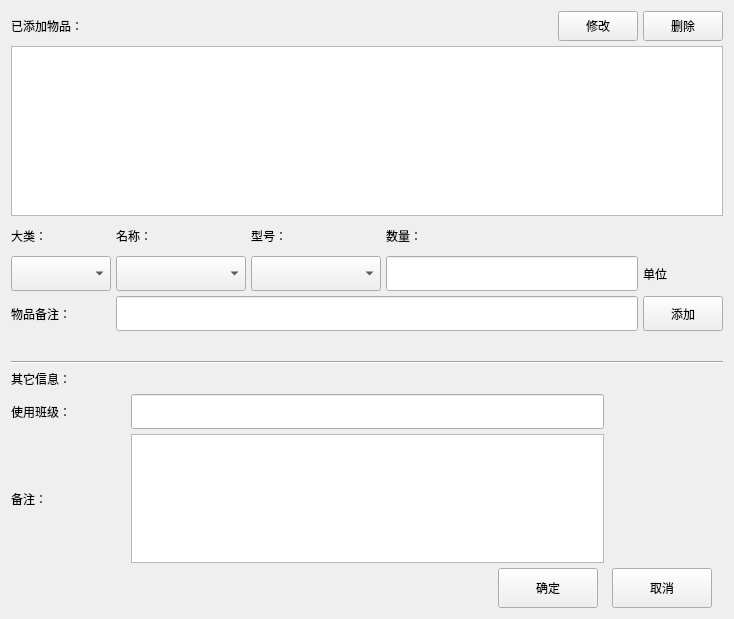
<?xml version="1.0" encoding="UTF-8"?>
<ui version="4.0">
 <class>NewOrder</class>
 <widget class="QWidget" name="NewOrder">
  <property name="geometry">
   <rect>
    <x>0</x>
    <y>0</y>
    <width>734</width>
    <height>619</height>
   </rect>
  </property>
  <property name="minimumSize">
   <size>
    <width>580</width>
    <height>575</height>
   </size>
  </property>
  <property name="windowTitle">
   <string>Form</string>
  </property>
  <layout class="QGridLayout" name="gridLayout" columnstretch="0,0,0,0,0,0">
   <property name="spacing">
    <number>5</number>
   </property>
   <item row="0" column="0">
    <widget class="QLabel" name="label">
     <property name="text">
      <string>已添加物品：</string>
     </property>
    </widget>
   </item>
   <item row="13" column="1" colspan="4">
    <widget class="QTextEdit" name="moreEdit">
     <property name="maximumSize">
      <size>
       <width>16777215</width>
       <height>150</height>
      </size>
     </property>
    </widget>
   </item>
   <item row="14" column="0" colspan="4">
    <spacer name="horizontalSpacer">
     <property name="orientation">
      <enum>Qt::Horizontal</enum>
     </property>
     <property name="sizeHint" stdset="0">
      <size>
       <width>40</width>
       <height>20</height>
      </size>
     </property>
    </spacer>
   </item>
   <item row="13" column="0">
    <widget class="QLabel" name="label_9">
     <property name="text">
      <string>备注：</string>
     </property>
    </widget>
   </item>
   <item row="1" column="0" colspan="6">
    <widget class="QTableWidget" name="itemTable">
     <property name="editTriggers">
      <set>QAbstractItemView::DoubleClicked</set>
     </property>
     <property name="selectionMode">
      <enum>QAbstractItemView::SingleSelection</enum>
     </property>
     <property name="selectionBehavior">
      <enum>QAbstractItemView::SelectRows</enum>
     </property>
     <property name="textElideMode">
      <enum>Qt::ElideMiddle</enum>
     </property>
     <property name="sortingEnabled">
      <bool>true</bool>
     </property>
     <attribute name="horizontalHeaderVisible">
      <bool>true</bool>
     </attribute>
     <attribute name="verticalHeaderVisible">
      <bool>false</bool>
     </attribute>
    </widget>
   </item>
   <item row="9" column="0" colspan="6">
    <widget class="QLabel" name="label_11">
     <property name="minimumSize">
      <size>
       <width>0</width>
       <height>20</height>
      </size>
     </property>
     <property name="text">
      <string/>
     </property>
    </widget>
   </item>
   <item row="11" column="0">
    <widget class="QLabel" name="label_12">
     <property name="minimumSize">
      <size>
       <width>0</width>
       <height>20</height>
      </size>
     </property>
     <property name="text">
      <string>其它信息：</string>
     </property>
    </widget>
   </item>
   <item row="14" column="4" colspan="2">
    <layout class="QHBoxLayout" name="Layout_conferm">
     <item>
      <widget class="QPushButton" name="confirm">
       <property name="minimumSize">
        <size>
         <width>0</width>
         <height>40</height>
        </size>
       </property>
       <property name="maximumSize">
        <size>
         <width>100</width>
         <height>16777215</height>
        </size>
       </property>
       <property name="text">
        <string>确定</string>
       </property>
      </widget>
     </item>
     <item>
      <widget class="QPushButton" name="cancel">
       <property name="minimumSize">
        <size>
         <width>0</width>
         <height>40</height>
        </size>
       </property>
       <property name="maximumSize">
        <size>
         <width>100</width>
         <height>16777215</height>
        </size>
       </property>
       <property name="text">
        <string>取消</string>
       </property>
      </widget>
     </item>
    </layout>
   </item>
   <item row="10" column="0" colspan="6">
    <widget class="Line" name="line">
     <property name="orientation">
      <enum>Qt::Horizontal</enum>
     </property>
    </widget>
   </item>
   <item row="0" column="4" colspan="2">
    <layout class="QHBoxLayout" name="Layout_change">
     <item>
      <spacer name="horizontalSpacer_2">
       <property name="orientation">
        <enum>Qt::Horizontal</enum>
       </property>
       <property name="sizeHint" stdset="0">
        <size>
         <width>40</width>
         <height>20</height>
        </size>
       </property>
      </spacer>
     </item>
     <item>
      <widget class="QPushButton" name="changeItem">
       <property name="minimumSize">
        <size>
         <width>0</width>
         <height>30</height>
        </size>
       </property>
       <property name="text">
        <string>修改</string>
       </property>
      </widget>
     </item>
     <item>
      <widget class="QPushButton" name="deleteItem">
       <property name="minimumSize">
        <size>
         <width>0</width>
         <height>30</height>
        </size>
       </property>
       <property name="text">
        <string>删除</string>
       </property>
      </widget>
     </item>
    </layout>
   </item>
   <item row="12" column="1" colspan="4">
    <widget class="QLineEdit" name="classEdit">
     <property name="minimumSize">
      <size>
       <width>0</width>
       <height>35</height>
      </size>
     </property>
    </widget>
   </item>
   <item row="12" column="0">
    <widget class="QLabel" name="label_8">
     <property name="text">
      <string>使用班级：</string>
     </property>
    </widget>
   </item>
   <item row="4" column="0" colspan="6">
    <layout class="QGridLayout" name="Layout_add">
     <item row="1" column="0">
      <widget class="HintComboBox" name="resBox">
       <property name="minimumSize">
        <size>
         <width>100</width>
         <height>35</height>
        </size>
       </property>
      </widget>
     </item>
     <item row="0" column="4">
      <widget class="QLabel" name="label_7">
       <property name="text">
        <string/>
       </property>
      </widget>
     </item>
     <item row="0" column="1">
      <widget class="QLabel" name="label_4">
       <property name="text">
        <string>名称：</string>
       </property>
      </widget>
     </item>
     <item row="0" column="2">
      <widget class="QLabel" name="label_5">
       <property name="text">
        <string>型号：</string>
       </property>
      </widget>
     </item>
     <item row="0" column="3">
      <widget class="QLabel" name="label_6">
       <property name="text">
        <string>数量：</string>
       </property>
      </widget>
     </item>
     <item row="1" column="1">
      <widget class="HintComboBox" name="nameBox">
       <property name="minimumSize">
        <size>
         <width>130</width>
         <height>35</height>
        </size>
       </property>
       <property name="maximumSize">
        <size>
         <width>16777215</width>
         <height>16777215</height>
        </size>
       </property>
      </widget>
     </item>
     <item row="1" column="4">
      <widget class="QLabel" name="units">
       <property name="text">
        <string>单位</string>
       </property>
      </widget>
     </item>
     <item row="0" column="0">
      <widget class="QLabel" name="label_3">
       <property name="minimumSize">
        <size>
         <width>0</width>
         <height>30</height>
        </size>
       </property>
       <property name="text">
        <string>大类：</string>
       </property>
      </widget>
     </item>
     <item row="1" column="3">
      <widget class="QLineEdit" name="numEdit">
       <property name="minimumSize">
        <size>
         <width>0</width>
         <height>35</height>
        </size>
       </property>
      </widget>
     </item>
     <item row="1" column="2">
      <widget class="HintComboBox" name="typeBox">
       <property name="minimumSize">
        <size>
         <width>130</width>
         <height>35</height>
        </size>
       </property>
      </widget>
     </item>
     <item row="2" column="0">
      <widget class="QLabel" name="label_10">
       <property name="text">
        <string>物品备注：</string>
       </property>
      </widget>
     </item>
     <item row="2" column="1" colspan="3">
      <widget class="QLineEdit" name="itemMoreEdit">
       <property name="minimumSize">
        <size>
         <width>0</width>
         <height>35</height>
        </size>
       </property>
      </widget>
     </item>
     <item row="2" column="4">
      <widget class="QPushButton" name="addItem">
       <property name="minimumSize">
        <size>
         <width>0</width>
         <height>35</height>
        </size>
       </property>
       <property name="text">
        <string>添加</string>
       </property>
      </widget>
     </item>
    </layout>
   </item>
  </layout>
 </widget>
 <customwidgets>
  <customwidget>
   <class>HintComboBox</class>
   <extends>QComboBox</extends>
   <header location="global">hintcombobox.h</header>
  </customwidget>
 </customwidgets>
 <resources/>
 <connections/>
</ui>
